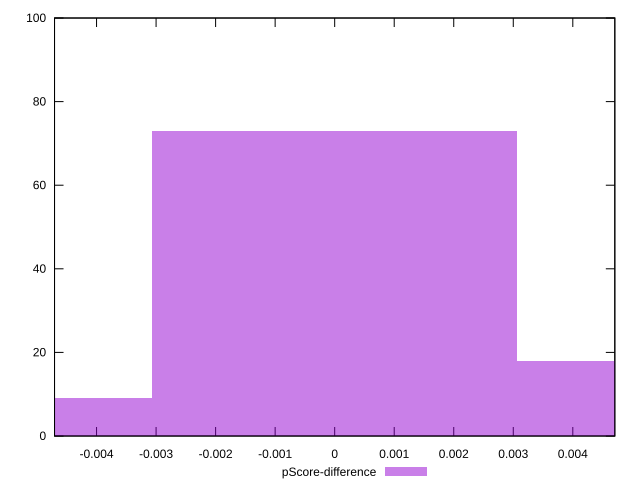

The script that saved this image:
reset

$pScoreDifference <<EOF
0 73
-0.0061371578952871065 9
0.0061371578952871065 18
EOF

set key outside below
set boxwidth 0.0061371578952871065
set xrange [-0.004705882352941171:0.004705882352941171]
set yrange [0:100]
set trange [0:100]
set style fill transparent solid 0.5 noborder
set terminal svg size 640, 490 enhanced background rgb 'white'
set output "report_00019_2021-02-10T18-14-37.922Z//uses-text-compression/samples/pages+cached+noadtech+nomedia/pScore-difference/histogram.svg"

plot $pScoreDifference title "pScore-difference" with boxes

reset
